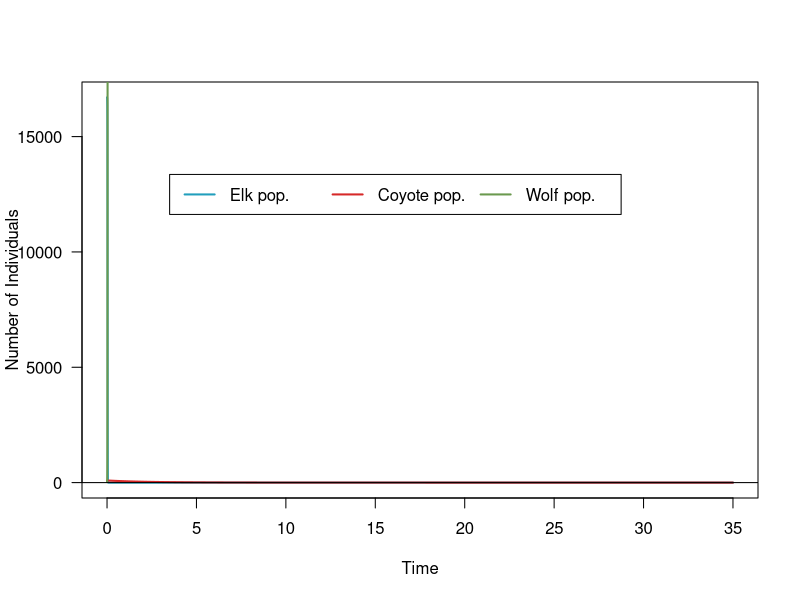
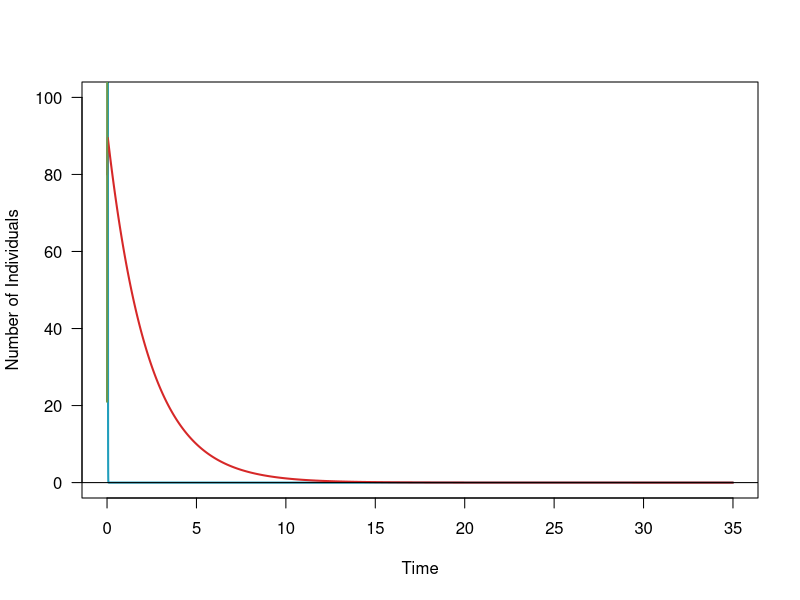
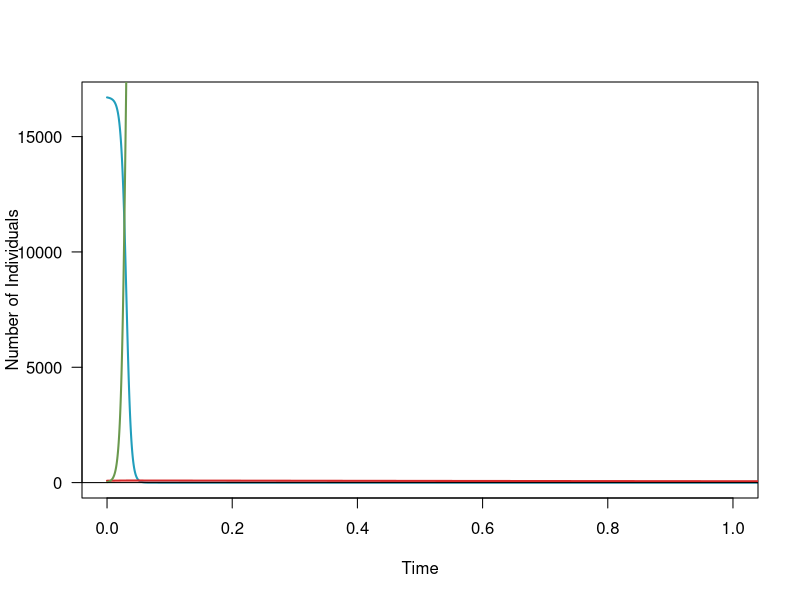

Write R code to recreate these figures, in order.
## ---- chunk 1
knitr::opts_chunk$set(echo = TRUE)
## ---- chunk 2
# Set variables based on conference paper
E0 <- 1.67 * (10^(4)) # Define initial elk population
C0 <- 80 # Define initial coyote population
W0 <- 21 # Define initial wolf population

# Set parameters based on conference paper
kp1 <- 0.467  # Define elk growth rate
pec <- 7.88 * (10^(-3)) # Define predation rate of coyotes on elk
pew <- 7.16 * (10^(-3)) # Define predation rate of wolves on elk
kd1 <- 0.4251 # Define natural decay of coyotes given lack of food
kp2 <- 2.56 * (10^(-4)) # Define proliferation rate of coyotes
kd2 <- 4.96 * (10^(-7)) # Define hostile incidents between wolves and coyotes since reintroduction
kd3 <- 2.81 * (10^(-7)) # Define natural decay rate of wolves 
kp3 <- 0.015 # Define proliferation rate of wolves given sustenance
## ---- chunk 3
# Check inputs
kp1 # View elk growth rate
pec # View predation rate of coyotes on elk
pew # View predation rate of wolves on elk
kd1 # View natural decay of coyotes given lack of food
kp2 # View proliferation rate of coyotes
kd2 # View hostile incidents between wolves and coyotes since reintroduction
kd3 # View natural decay rate of wolves 
kp3 # View proliferation rate of wolves given sustenance
## ---- chunk 4
# Create time vector of length 100000
tset <- seq(from = 0, to = 35, length.out = 100000)

E.simu <- NaN*tset # Create empty holding vector
E.simu[1] <- E0 # Store initial population value in vector

C.simu <- NaN*tset # Create empty holding vector
C.simu[1] <- C0 # Store initial population value in vector

W.simu <- NaN*tset # Create empty holding vector
W.simu[1] <- W0 # Store initial population value in vector
## ---- chunk 5
# Initiate for loop, start in second slot due to initial condition
for(i in 2:length(tset)){
  dt <- tset[i] - tset[i-1] # Find change in time
  
  # Assign temporary population variables
  E <- E.simu[i-1] # Extract number of elk at previous timestep
  C <- C.simu[i-1] # Extract number of coyote at previous timestep
  W <- W.simu[i-1] # Extract number of wolves at previous timestep
  
  # Calculate population rate of change
  dE <- ((kp1*E) + (-pec*E*C) + (-pew*E*W)) * dt # Find elk population over time
  dC <- ((-kd1*C) + (kp2*E*C) + (-kd2*C*W)) * dt # Find coyote population over time
  dW <- ((-kd3*W) + (kp3*E*W)) * dt # Find wolf population over time
  
  # Calculate population change
  E.simu[i] <- E + dE # Current elk population at timestep
  C.simu[i] <- C + dC # Current coyote population at timestep
  W.simu[i] <- W + dW # Current wolf population at timestep
}
## ---- chunk 6
# Check start/end values of the simulations
head(E.simu)
tail(E.simu)

head(C.simu)
tail(C.simu)

head(W.simu)
tail(W.simu)
## ---- chunk 7
# Set variable colors for plots
Ecol <- "#219ebc"
Ccol <- "#d62828"
Wcol <- "#6a994e"
## ---- chunk 8
# Plot N as a function of time
plot(x = tset, # Add time vector to x axis
     y = E.simu, # Add elk population size to y axis
     type = "l", # Set type to "Lines"
     col = Ecol, # Specify line color
     las = 1, # Change orientation of tick marks to be horizontal
     lwd = 2, # Set line width to 2
     xlab = "Time", # Set x axis label
     ylab = "Number of Individuals") # Set y axis label,
lines(x = tset, # Add time vector to x axis
      y = C.simu, # Add coyote population size to y axis
      col = Ccol, # Specify line color
      lwd = 2) # Set line width to 2
lines(x = tset, # Add time vector to x axis
      y = W.simu, # Add wolf population size to y axis
      col = Wcol, # Specify line color
      lwd = 2) # Set line width to 2
abline(h = 0) # Add horizontal line at x = 0
legend(x = max(tset)*0.1, y = 0.8*E0, # Set legend position
       lwd = 2, # Set line width to 2
       legend = c("Elk pop.", "Coyote pop.", "Wolf pop."), # Set item labels
       col = c(Ecol, Ccol, Wcol), # Set item colors
       horiz = TRUE) # Set legend vertically
## ---- chunk 9
# ylim at 100
# Setting variable colors for plots
plot(x = tset, y = E.simu,
     type = "l", 
     col = Ecol, 
     las = 1, 
     lwd = 2, 
     ylim = c(0,100),
     xlab = "Time", ylab = "Number of Individuals")

lines(x = tset, y = C.simu, col = Ccol, lwd = 2)

lines(x = tset, y = W.simu, col = Wcol, lwd = 2)

abline(h=0)

legend(x = max(tset)*0.1, y = 0.8*E0, 
       lwd = 2, 
       legend = c("Elk pop.", "Coyote pop.", "Wolf pop."),
       col = c(Ecol, Ccol, Wcol), 
       horiz = TRUE)
## ---- chunk 10
# xlim at 1
# Setting variable colors for plots
plot(x = tset, y = E.simu,
     type = "l", 
     col = Ecol, 
     las = 1, 
     lwd = 2, 
     xlim = c(0,1),
     xlab = "Time", ylab = "Number of Individuals")

lines(x = tset, y = C.simu, col = Ccol, lwd = 2)

lines(x = tset, y = W.simu, col = Wcol, lwd = 2)

abline(h=0)

legend(x = max(tset)*0.1, y = 0.8*E0, 
       lwd = 2, 
       legend = c("Elk pop.", "Coyote pop.", "Wolf pop."),
       col = c(Ecol, Ccol, Wcol), 
       horiz = TRUE)
